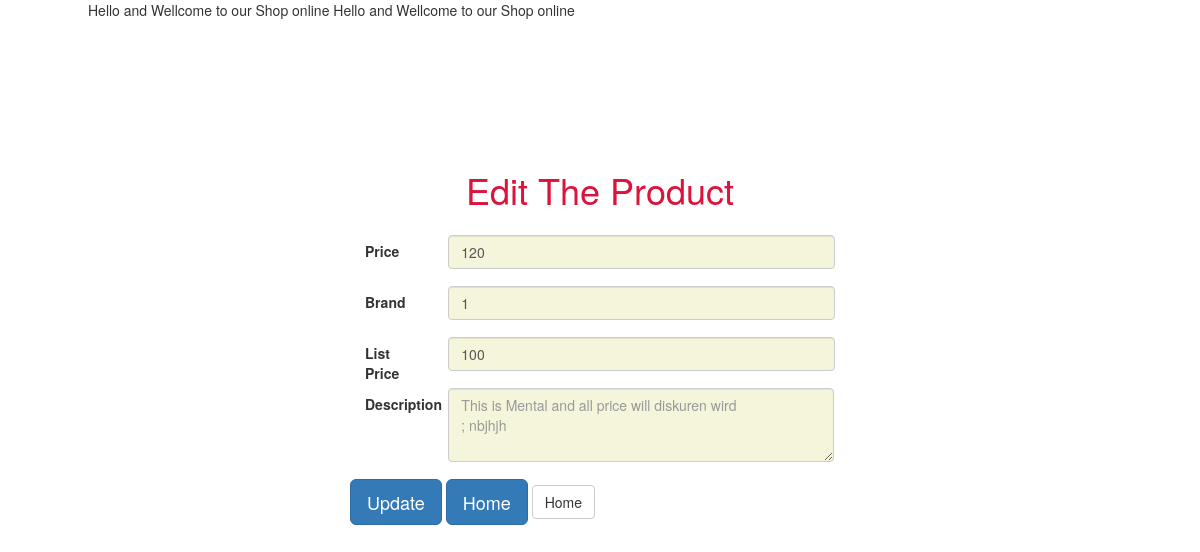
The page /edit.php?id=1 on the database its author committed.
### tables this page shows
CREATE TABLE `product` (
  `ID` int(11) NOT NULL,
  `tittle` varchar(255) DEFAULT NULL,
  `price` decimal(10,0) NOT NULL,
  `list_price` decimal(10,0) NOT NULL,
  `brand` int(11) NOT NULL,
  `categories` varchar(255) DEFAULT NULL,
  `image` varchar(255) DEFAULT NULL,
  `description` text NOT NULL
);

### inc/database.php (called while the page is built, shortened)
<?php
class Database
{
private $dbhost="localhost";
private $dbname="shopping";
private $username="root";
private $password="";
public $pdo;
public function __construct()
{
	if(!isset($this->pdo))
	{
		try
		{
			$link=new PDO("mysql:host=".$this->dbhost.";dbname=".$this->dbname,$this->username,$this->password);
			$link->setAttribute(PDO::ATTR_ERRMODE, PDO::ERRMODE_EXCEPTION);
			$link->exec("SET CHARACTER SET utf8");
			$this->pdo=$link;
		}
		catch (PDOException $e)
		{
			die("Failed to access Database".$e->getMessage());
		}
			return $this->pdo;
	}
}
public function select($table,$ID)
{
	$sql="SELECT * FROM  ".$table." WHERE ID=:id";
	$query=$this->pdo->prepare($sql);
	$query->bindParam(':id',$ID);
	$query->execute();
	$res = $query->fetch();
	return $res;
}
}
?>

### edit.php (the view, shortened to what this page needs)
<?php
include 'inc/head.php';
?>
<?php
 	$tbl="product";
	$db=new Database();
     $id = isset($_GET['id']) ? $_GET['id'] : die('ERROR: missing ID.');
	 $data=$db->select($tbl,$id);
 ?>
<form class="mean-group" method="post" action="edit.php">
	<h1>Edit The Product </h1>
	<div class="form-group unit-form">
	  <label for="example-number-input" class="col-xs-2 col-form-label">Price</label>
	  <div class="col-xs-10">
		<input class="form-control" type="text" value="<?php echo $data['price']; ?>" name="price">
	  </div>
	</div>
	<div class="form-group unit-form">
	  <label for="example-number-input" class="col-xs-2 col-form-label">Brand</label>
	  <div class="col-xs-10">
		<input class="form-control" type="number" value="<?php echo $data['brand']; ?>"  name="brand">
	  </div>
	</div>
	<div class="form-group unit-form">
	  <label for="example-number-input" class="col-xs-2 col-form-label">List Price</label>
	  <div class="col-xs-10">
		<input class="form-control" type="text" value="<?php echo $data['list_price']; ?>"   name="list_price">
	  </div>
	</div>
	<div class="form-group unit-form">
		<label for="example-number-input" class="col-xs-2 col-form-label">Description</label>
		<div class="col-xs-10">
			<textarea class="form-control" rows="3" placeholder="<?php echo $data['description']; ?>" name="description"></textarea>
		</div>
	</div>
		<button type="submit" class="btn btn-lg btn-primary">Update</button>
 	    <a class="btn btn-lg btn-primary" href="index.php" role="button">Home</a>
	    <a class="btn btn-default" href="index.php" role="button">Home</a>
  </form>

### css/mystyle.css (style rules this page uses)
body { width:1024px; margin:0px auto; padding:0px; }
.mean-group { width:500px;margin: auto;margin-top: 150px }
.mean-group h1 { margin: auto;color: crimson;text-align: center;margin-bottom: 25px; }
.unit-form input { margin-bottom:17px;background-color:beige }
.col-form-label { margin-top: 6px; }
.form-group textarea { width: 386px;background-color:beige;margin-bottom:17px }

### rows shown on the page
product: price "120", brand "1", list_price "100", description "This is Mental and all price will diskuren wird ; nbjhjh"
